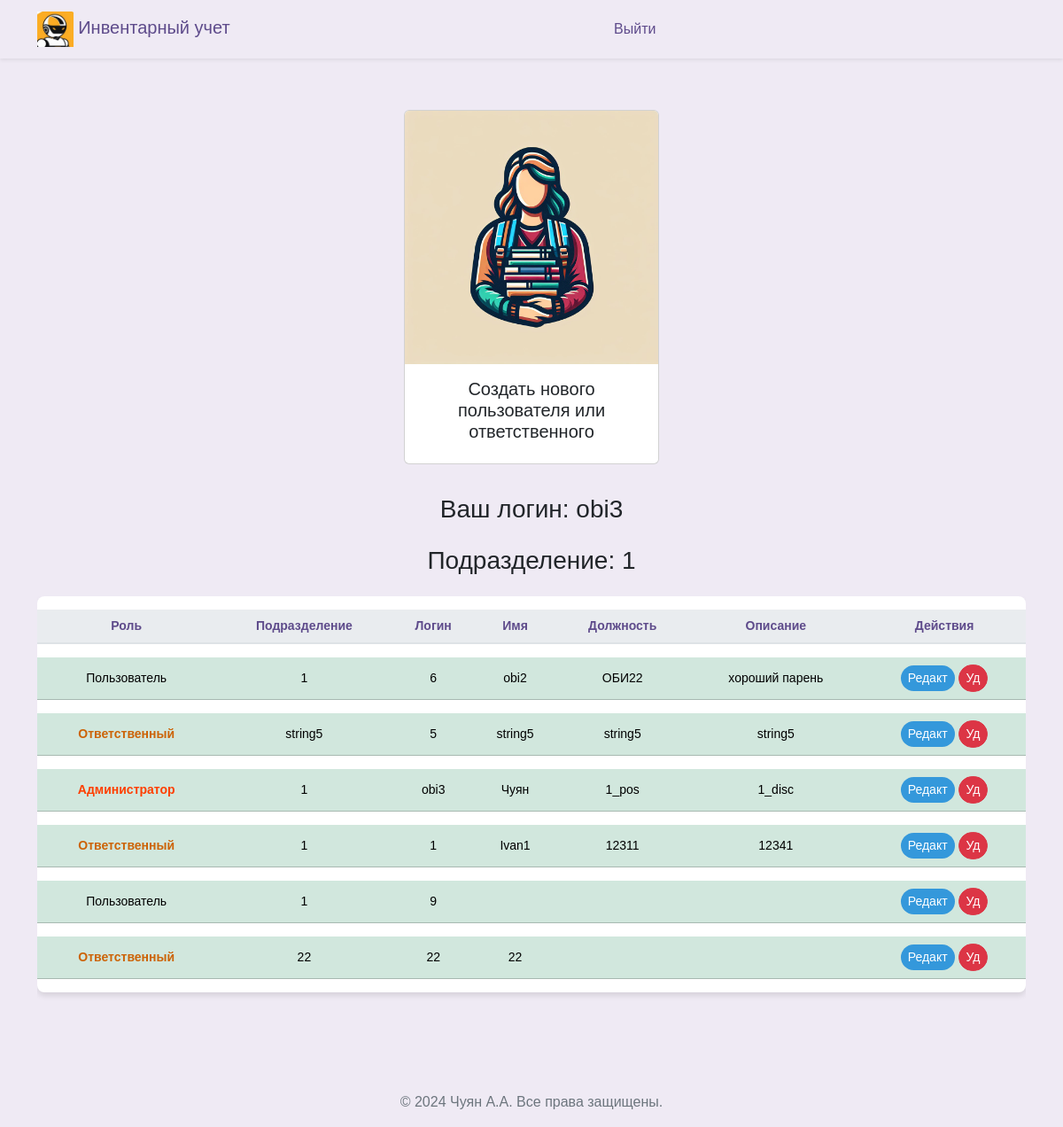
Before: /workers_admin (signed in) with the older database file.
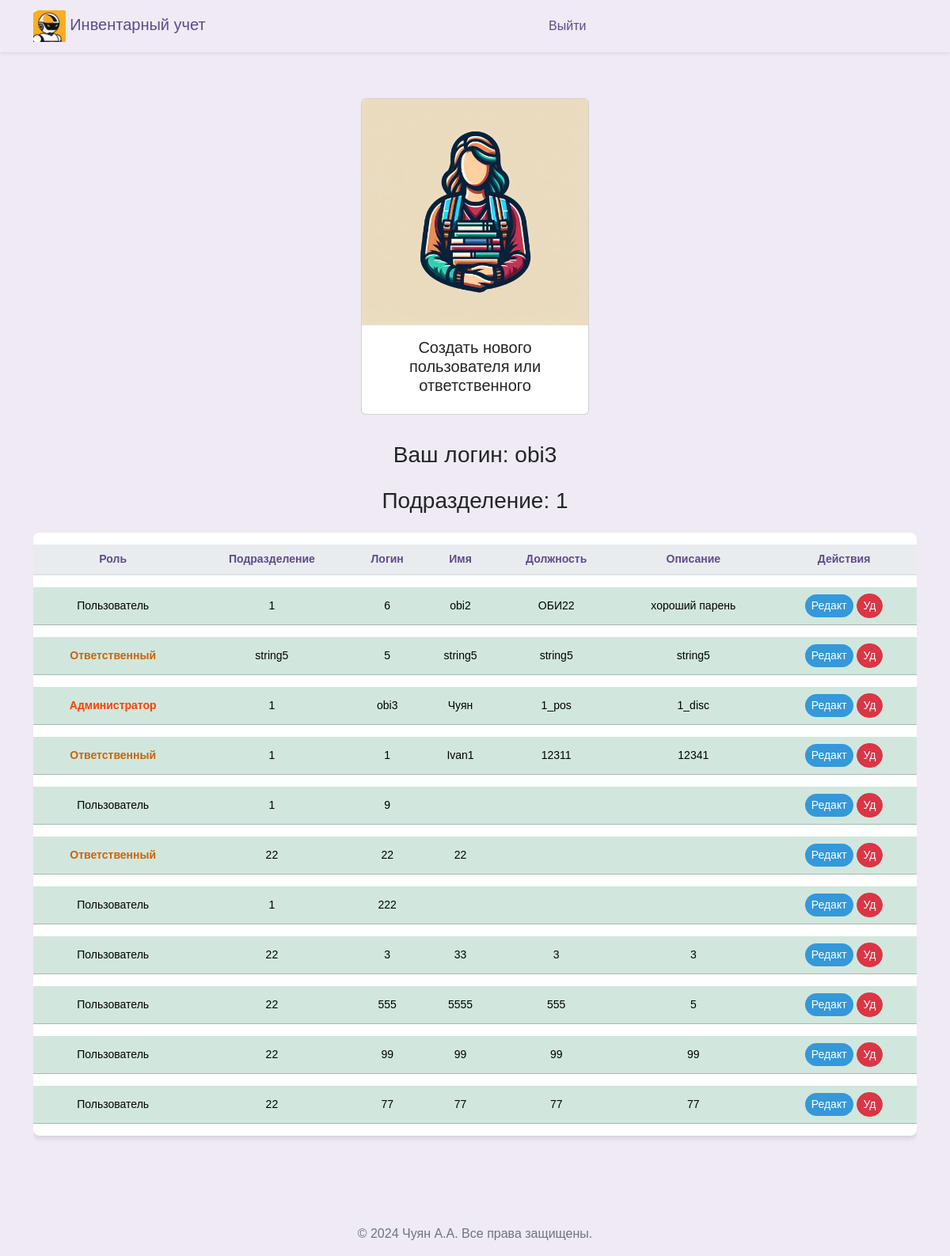
After: the same page with the newer database file.
### src/database/models.py (models this page shows)
class Worker(Base):
    __tablename__ = "worker"
    id = Column(Integer, primary_key=True)
    role = Column(Enum(Role), default=Role.guest)
    fio = Column(String)
    name = Column(String, unique=True)
    password = Column(String)
    department = Column(String)
    position = Column(String)
    description = Column(String, default=None)
    conn_worker_arm = relationship(
        "Arm", back_populates="conn_arm_worker"
    )

### src/frontend/router.py (the view)
@router.get("/workers")
async def get_workers(
    request: Request,
    worker: Worker = Depends(get_worker_or_redirect),
    session: AsyncSession = Depends(get_session),
):
    data = await CRUDWorker.get_all(session)
    return templates.TemplateResponse(
        "workers/index.html",
        {"request": request, "worker": worker, "data": data},
    )

### src/frontend/template/workers_admin/index.html (shortened to what this page needs)
{% extends "base/base.html" %}
{% block content %}
<head>
</head>
<div class="d-flex justify-content-center align-items-center">
  <a class="nav-link" href="#" data-bs-toggle="modal" data-bs-target="#modal_create" bs-department="{{worker.department}}">
    <div class="card" style="width: 18rem; margin: 10px;">
      <img src="../frontend/assets/img/workers.jpg" class="card-img-top" alt="...">
      <div class="card-body">
        <h5 class="card-title" style="text-align: center;">Создать нового пользователя или ответственного</h5>
      </div>
    </div>
  </a>
</div>
<div class="row ">
  <div class="col-12">
    <h3 class="mb-4" style="margin-bottom: 60px; text-align: center;">Ваш логин: {{ worker.name }}</h3>
    <h3 class="mb-4" style="margin-bottom: 60px; text-align: center;">Подразделение: {{ worker.department }}</h3>
    <div class="table-responsive">
      <table class="table table-hover table-shadow table-rounded ">
        <thead>
          <tr>
            <th scope="col" >Роль</th>
            <th scope="col" >Подразделение</th>
            <th scope="col" >Логин</th>
            <th scope="col" >Имя</th>
            <th scope="col" >Должность</th>
            <th scope="col" >Описание</th>
            <th scope="col" >Действия</th>
          </tr>
        </thead>
        <tbody class="text-center">
          {% for worker_tuple in data %}
            {% set workers = worker_tuple %}
                <tr class="table-success " >
                  <td>{% if workers.role.name == 'user' %}<span class="orange-bold-text">Ответственный</span>{% elif workers.role.name == 'admin' %}<span class="red-bold-text">Администратор</span> {% else %}Пользователь{% endif %}</td>
                  <td>{{ workers.department }}</td>
                  <td>{{ workers.name }}</td>
                  <td>{{ workers.fio }}</td>
                  <td>{{ workers.position }}</td>
                  <td>{{ workers.description }}</td>
                  <td>
                    <button type="button" class="btn btn-primary btn-sm" style="background-color: #3498db; color: white;"
                      data-bs-toggle="modal"
                      data-bs-target="#modal_update"
                      data-bs1="{{workers.fio}}"
                      data-bs2="{{workers.name}}"
                      data-bs3="{{workers.position}}"
                      data-bs4="{{workers.description}}"
                      data-bs5= "{{workers.id}}"
                      data-bs6= "{{workers.department}}"
                      data-bs7= "{{workers.role.name}}">
                      Редакт
                    </button>
                    <button type="button" class="btn btn-danger btn-sm" style="color: white;"
                      onclick="deleteWorker('{{ workers.id }}')">
                      Уд
                    </button>
                  </td>
                </tr>
          {% endfor %}
        </tbody>
      </table>
    </div>
  </div>
</div>
{% endblock %}

### src/frontend/template/base/base.html (shortened to what this page needs)
<!DOCTYPE html>
<html lang="ru">
<head>{% include 'base/head.html' %}</head>
<body>
  {% include 'base/nav.html' %}
  <div class="container my-5">
    {% block content %}{% endblock %}
  </div>
  {% include 'base/footer.html' %}
</body>
</html>

### src/frontend/template/base/head.html (shortened to what this page needs)
<head>
  <link rel="stylesheet" href="/frontend/assets/css/bootstrap.min.css">
  <link href="/frontend/assets/css/select2.min.css" rel="stylesheet" />
  <link rel="stylesheet" href="/frontend/assets/css/base.css">
</head>

### src/frontend/template/base/nav.html
<nav class="navbar navbar-expand-lg navbar-light shadow-sm">
    <div class="container">
      <a class="navbar-brand" href="/">
        <img src="/frontend/assets/img/logo_min.jpg" alt="Педагог Logo" id="brand-logo" style="max-height: 40px;"> Инвентарный учет
      </a>
      <div class="collapse navbar-collapse" id="navbarNav">
        {% if user %}
        <ul class="navbar-nav mx-auto">
          {% if worker.role == 'admin' %}
          <li class="nav-item {% if request_path == '/worker' %}active{% endif %}">
            <a class="nav-link" href="/worker">Кабинет администратора</a>
          </li>
          {% endif %}
          {% if worker.role == 'user' %}
          <li class="nav-item {% if request_path == '/prepod' %}active{% endif %}">
            <a class="nav-link" href="/prepod">Кабинет ответсвтенного за учет</a>
          </li>
          {% endif %}
        </ul>
        {% else %}
        <ul class="navbar-nav mx-auto ml-md-auto">
          <li class="nav-item {% if request_path == '/auth' %}active{% endif %}">
            <a class="nav-link" href="/logout">Выйти</a>
          </li>
        </ul>
        {% endif %}
      </div>
    </div>
</nav>

### src/frontend/template/base/footer.html
﻿<footer style="text-align: center;">
  <p>&copy; 2024 Чуян А.А. Все права защищены.</p>
</footer>

### src/frontend/assets/css/base.css (style rules this page uses)
body { margin: 0; font-family: 'Nunito Sans', Arial, sans-serif; background-color: #efeaf4; }
.navbar { background-color: rgb(255, 255, 255), 255, 255); box-shadow: 0 4px 6px rgba(0, 0, 0, 0.1); }
.navbar-brand, .nav-link { color: #5e4b8b !important; }
.nav-link { margin: 0 10px; border-radius: 20px; transition: background-color 0.3s, color 0.3s; }
p { color: #6c757d; }
.table { background-color: #ffffff; color: #5e4b8b; border-collapse: separate; border-spacing: 0 15px; }
.table th, .table td { border-top: none !important; vertical-align: middle; }
.table thead th { background-color: #e9ecef; color: #5e4b8b; border-bottom: 2px solid #dee2e6; }
.table .btn, .table a { color: #7e57c2; transition: color 0.3s; }
.table td { padding: .5rem; }
.table-rounded { border-radius: .5rem; overflow: hidden; }
.table-shadow { box-shadow: 0 4px 6px rgba(0, 0, 0, 0.1); }
.btn { border-radius: 20px; }
.btn-primary { background-color: #8e44b0; border: none; color: #ffffff; transition: background-color 0.3s, color 0.3s, box-shadow 0.3s; }

### src/frontend/template/workers_admin/index.html (style rules this page uses)
table { font-family: Arial, sans-serif; }
td { font-size: 14px; }
th { text-align: center; font-size: 14px; }
.orange-bold-text { color: rgb(204, 99, 7); font-weight: bold; }
.red-bold-text { color: rgb(254, 63, 0); font-weight: bold; }

Changed rows visible on the page:
added Worker: role "Пользователь", department "1", name "222"
added Worker: role "Пользователь", department "22", name "3", fio "33", position "3", description "3"
added Worker: role "Пользователь", department "22", name "555", fio "5555", position "555", description "5"
added Worker: role "Пользователь", department "22", name "99", fio "99", position "99", description "99"
added Worker: role "Пользователь", department "22", name "77", fio "77", position "77", description "77"
